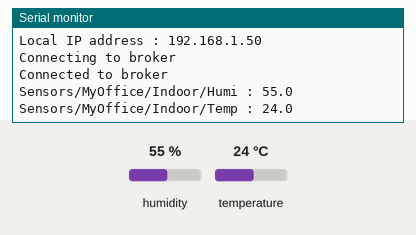
Simulated run of this sketch. Board: ESP8266 (NodeMCU). Shown: the last lines printed to the serial monitor. The inputs (shaded band) are chosen by the test bench; at power-on: humidity 55 %, temperature 24 °C. WiFi joins after 1.5 s; servers stay silent unless stated; no MQTT or app messages arrive unless stated.

Above: at 2.7 s.
2.8 s: humidity set to 22 %
At 4.3 s:
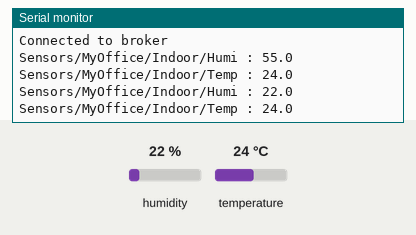
5.5 s: temperature set to 12 °C
At 7.1 s:
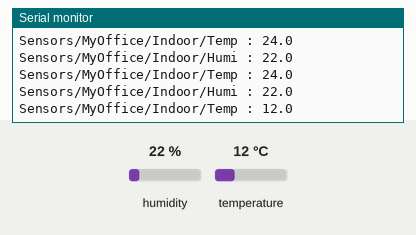
8.2 s: humidity set to 40 %
At 10.2 s:
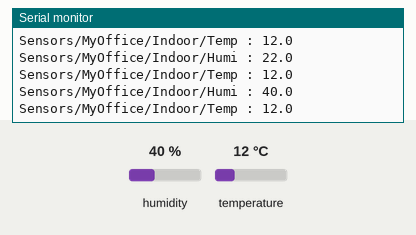
Timing chart, 0 to 11.7 s (numbered marks = the images above; inputs shaded):
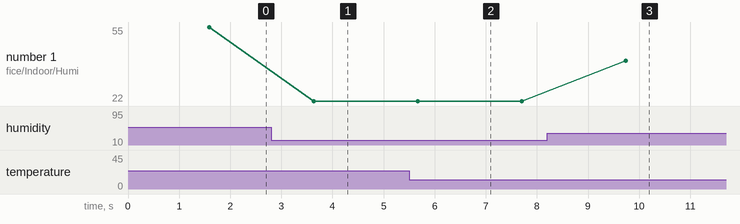

Measured:
- after the input at 2.8 s, the serial monitor: prints a new line after 0.83 s (image 1)
- after the input at 5.5 s, the serial monitor: prints a new line after 0.17 s (image 2)
- after the input at 8.2 s, the serial monitor: prints a new line after 1.5 s (image 3)
- plotted number 1: 55 → 22 after the input at 2.8 s, 22 → 40 after the input at 8.2 s

The sketch:

Tempurature_Humidity.ino
```cpp
// 파일 이름 : Phi_GetIPAddress.ino
#include <ESP8266WiFi.h>
#include <PubSubClient.h>


// ----- DHT11 ------------------------
#include "DHT.h"
#define DHTPIN D4
#define DHTTYPE DHT11
DHT dht(DHTPIN, DHTTYPE);

const char* ssid = "RiatechB2G";
const char* password = "12345678";

const char* userId = "mqtt_phirippa";
const char* userPw = "1234";
const char* clientId = userId;

 char *topic_t = "Sensors/MyOffice/Indoor/Temp";
char *topic_h = "Sensors/MyOffice/Indoor/Humi";
char* server = "192.168.2.44";

WiFiClient wifiClient;
PubSubClient client(server, 1883, wifiClient);

void setup() {
  Serial.begin(9600);
  Serial.print("\nConnecting to ");
  Serial.println(ssid);

  // 해당 공유기에 접속 시도
  WiFi.begin(ssid, password);
  while (WiFi.status() != WL_CONNECTED) {
    Serial.print(".");
    delay(500);
  }
  Serial.println("\nWiFi Connected");

  // 공유기로부터 할당 받은 "(사설)IP 주소" 출력
  Serial.print("Local IP address : ");
  Serial.println(WiFi.localIP());

   Serial.println("Connecting to broker");
  while ( !client.connect(clientId, userId, userPw) ){
    Serial.print("*");
    delay(1000);
  }
  Serial.println("\nConnected to broker");
  dht.begin();

}

void loop() {
  char buf[20];
  float h = dht.readHumidity();
  float t = dht.readTemperature();
  if (isnan(h) || isnan(t) ) {
    Serial.println("Failed to read from DHT sensor!");
    return;
  }

  String str = String(h);
  str.toCharArray(buf, str.length());
  client.publish(topic_h, buf);
  Serial.println(String(topic_h) + " : " + buf);

  str = String(t);
  str.toCharArray(buf, str.length());
  client.publish(topic_t, buf);
  Serial.println(String(topic_t)  + " : " + buf);
  delay(2000);
}
```
